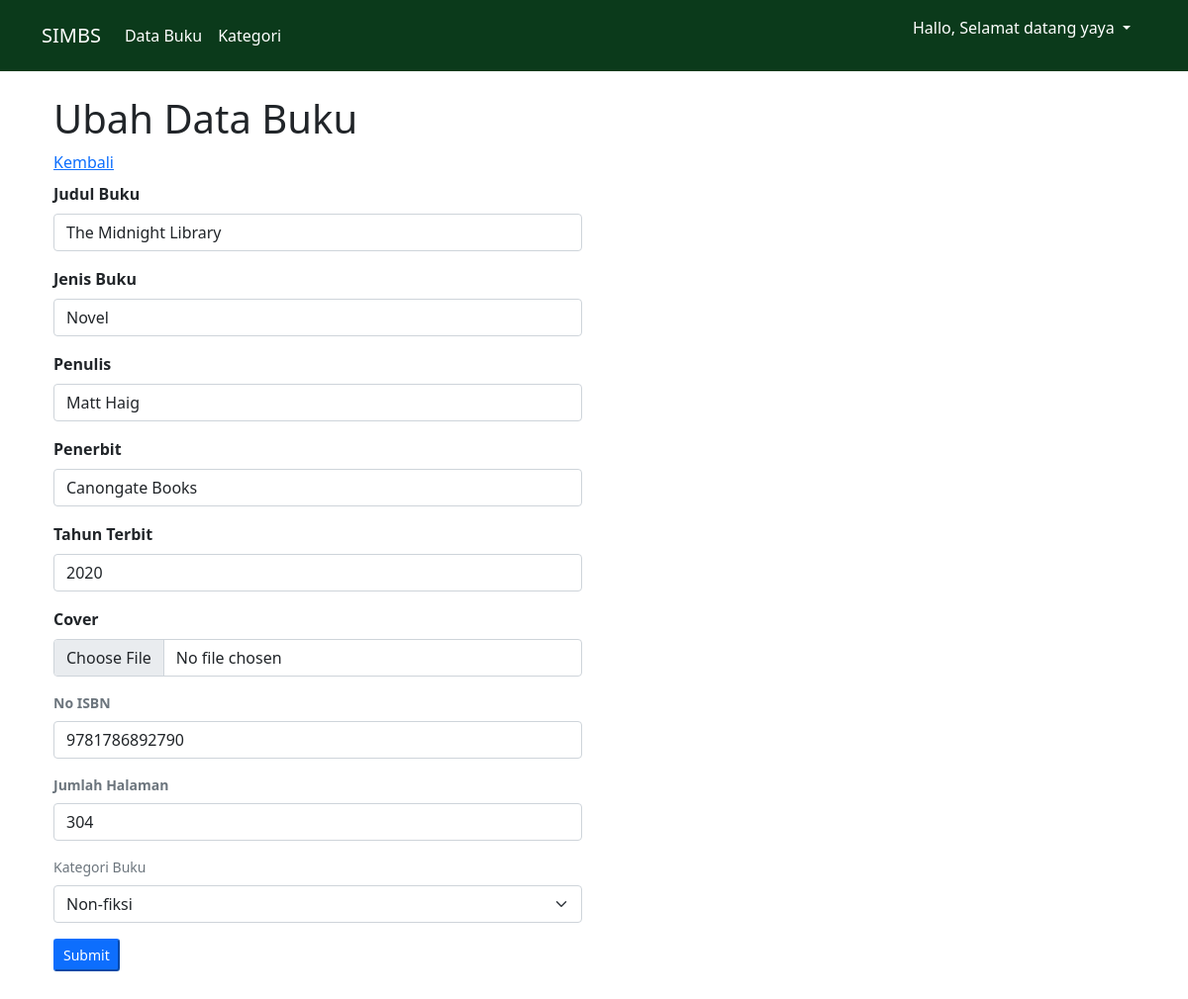
/ubah_data.php?id_buku=5 (signed in), run on the app's committed database.
### tables this page shows
CREATE TABLE `buku` (
  `id_buku` int(11) NOT NULL,
  `judul_buku` varchar(255) NOT NULL,
  `jenis_buku` varchar(255) NOT NULL,
  `penulis` varchar(255) NOT NULL,
  `penerbit` varchar(255) NOT NULL,
  `tahun_terbit` int(100) NOT NULL,
  `cover` varchar(255) NOT NULL,
  `no_isbn` bigint(20) NOT NULL,
  `jml_hal` int(100) NOT NULL,
  `id_kategori` int(11) DEFAULT NULL
);

CREATE TABLE `kategori` (
  `id_kategori` int(11) NOT NULL,
  `kategori` varchar(255) NOT NULL,
  `tgl_input` timestamp NOT NULL DEFAULT current_timestamp() ON UPDATE current_timestamp()
);

### function.php (called while the page is built, shortened)
<?php
$conn = mysqli_connect("localhost", "root", "", "simbs");
function query($query){
    global $conn;
    $result = mysqli_query($conn, $query);
    $rows = [];
    while( $row = mysqli_fetch_assoc($result) ) {
        $rows[] = $row;
    }
    return $rows;
}
?>

### ubah_data.php (the view, shortened to what this page needs)
<?php
    require("function.php");
    $id_buku = $_GET['id_buku'];
    $query = query("
    SELECT buku.*, kategori.kategori
    FROM buku
    INNER JOIN kategori ON buku.id_kategori = kategori.id_kategori
    WHERE buku.id_buku = $id_buku
    ");
    $buku = $query[0];
    $kategori_list = query("SELECT * FROM kategori");
?>
<!DOCTYPE html>
<html lang="en">
<head>
    <link href="https://cdn.jsdelivr.net/npm/bootstrap@5.0.2/dist/css/bootstrap.min.css" rel="stylesheet">
</head>
<body>
    <nav class="navbar navbar-expand-lg navbar-light white" style="background-color: #0b3a1bff">
        <div class="container">
            <a class="navbar-brand text-white" href="#">SIMBS</a>
            <div class="collapse navbar-collapse" id="navbarSupportedContent">
            <ul class="navbar-nav me-auto mb-2 mb-lg-0">
                <li class="nav-item">
                <a class="nav-link active text-white" aria-current="page" href="#">Data Buku</a>
                </li>
                <li class="nav-item">
                <a class="nav-link text-white" href="#">Kategori</a>
                </li>
            </ul>
            <ul>
                <li class="nav-item dropdown" style= "list-style: none">
                <a class="nav-link dropdown-toggle text-white nav-end" href="#" role="button" data-bs-toggle="dropdown" aria-expanded="false">
                        Hallo, Selamat datang <?= $_SESSION['username'] ?>
                </a>
            </ul>
            </div>
        </div>
    </nav>
    <div class="p-4 container">
        <div class="row">
            <h1 class="mb-2">Ubah Data Buku</h1>
            <a href="index.php" class="mb-2">Kembali</a>
            <div class="col-md-6">
                <form action="" method="POST" enctype="multipart/form-data">
                    <div class="mb-3">
                        <label class="form-label fw-bold">Judul Buku</label>
                        <input type="text" class="form-control" name="judul_buku" id="judul_buku" value="<?= $buku['judul_buku'] ?>" autocomplete="off">
                    </div>
                    <div class="mb-3">
                        <label class="form-label fw-bold">Jenis Buku</label>
                        <input type="text" class="form-control" name="jenis_buku" id="jenis_buku" value="<?= $buku['jenis_buku'] ?>" autocomplete="off">
                    </div>
                    <div class="mb-3">
                        <label class="form-label fw-bold">Penulis</label>
                        <input type="text" class="form-control" name="penulis" id="penulis" value="<?= $buku['penulis'] ?>" autocomplete="off">
                    </div>
                    <div class="mb-3">
                        <label class="form-label fw-bold">Penerbit</label>
                        <input type="text" class="form-control" name="penerbit" id="penerbit" value="<?= $buku['penerbit'] ?>" autocomplete="off">
                    </div>
                    <div class="mb-3">
                        <label class="form-label fw-bold">Tahun Terbit</label>
                        <input type="number" class="form-control" name="tahun_terbit" id="tahun_terbit" value="<?= $buku['tahun_terbit'] ?>" autocomplete="off">
                    </div>
                    <div class="mb-3">
                        <label class="form-label fw-bold">Cover</label>
                        <input type="file" class="form-control" name="cover" id="cover">
                        <small class="text-muted d-block mt-1">
                    </div>
                    <div class="mb-3">
                        <label class="form-label fw-bold">No ISBN</label>
                        <input type="number" class="form-control" name="no_isbn" id="no_isbn" value="<?= $buku['no_isbn'] ?>" autocomplete="off">
                    </div>
                    <div class="mb-3">
                        <label class="form-label fw-bold">Jumlah Halaman</label>
                        <input type="number" class="form-control" name="jml_hal" id="jml_hal" value="<?= $buku['jml_hal'] ?>" autocomplete="off">
                    </div>
                    <div class="mb-3">
                        <label class="form-label">Kategori Buku</label>
                        <select name="id_kategori" class="form-select">
                            <?php foreach($kategori_list as $kat): ?>
                                <option value="<?= $kat['id_kategori'] ?>"
                                    <?= ($buku['id_kategori'] == $kat['id_kategori']) ? 'selected' : '' ?>>
                                    <?= $kat['kategori'] ?>
                                </option>
                            <?php endforeach; ?>
                        </select>
                    </div>
                    <div class="mb-3">
                        <button type="submit" name="tombol_submit" class="btn-sm btn-primary">Submit</button>
                    </div>
                </form>
            </div>
        </div>
    </div>
</body>
</html>

### data on the page
buku: judul_buku "The Midnight Library", jenis_buku "Novel", penulis "Matt Haig", penerbit "Canongate Books", tahun_terbit "2020", no_isbn "9781786892790", jml_hal "304", id_kategori "Non-fiksi"

### other printed values
$_SESSION['username'] "yaya"
